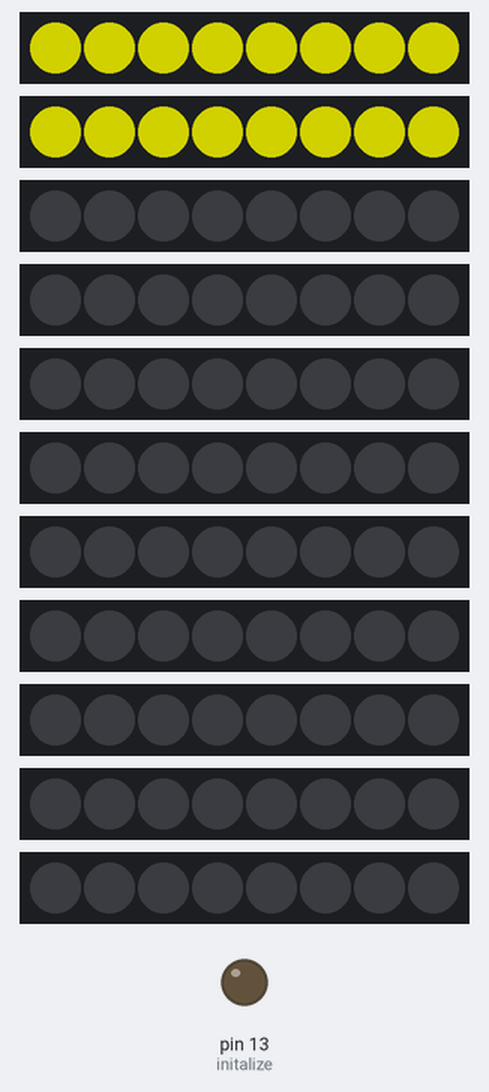
Bench run of a sketch on a simulated Arduino Uno, built with avr-gcc and run on an emulated ATmega328P. Parts: 11 × 8 RGB LEDs in strip order, left to right, output pins drawn as LEDs (lit = HIGH). Dim RGB values are drawn brighter than linear.

Above: at 0.1 s.
At 1.8 s:
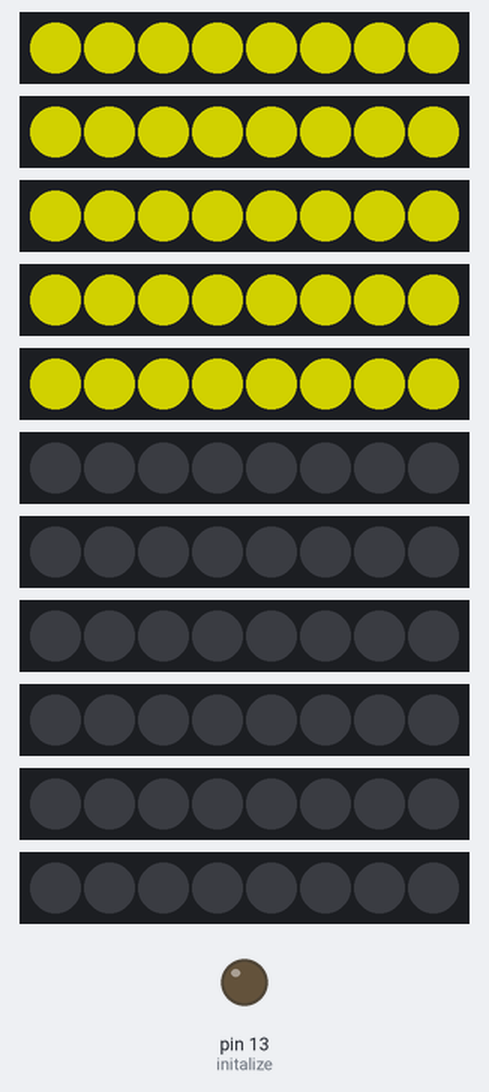
At 3.0 s:
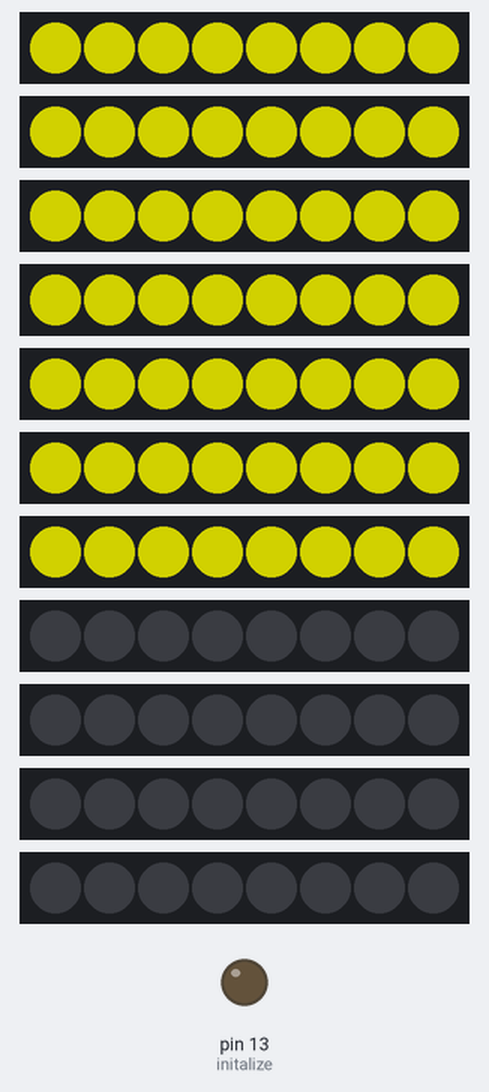
At 4.1 s:
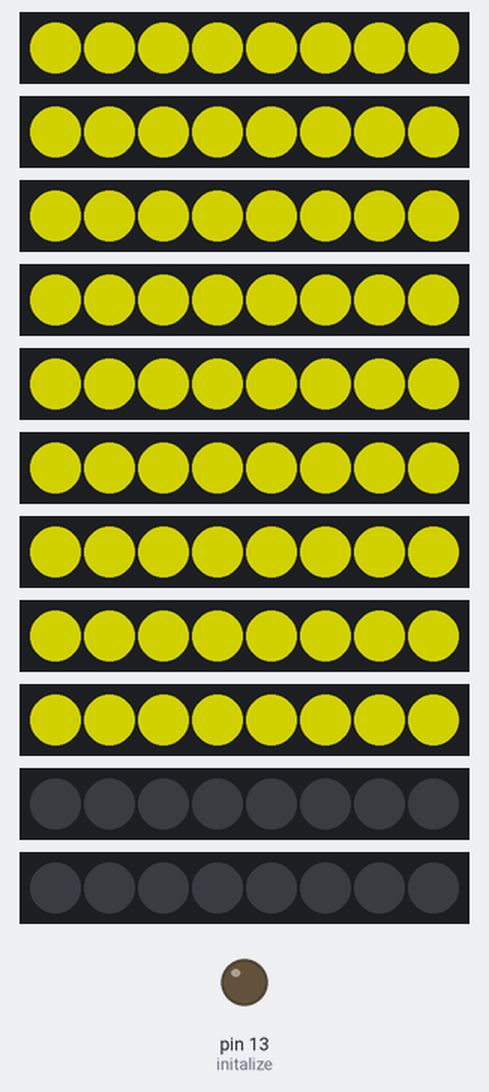
At 4.7 s:
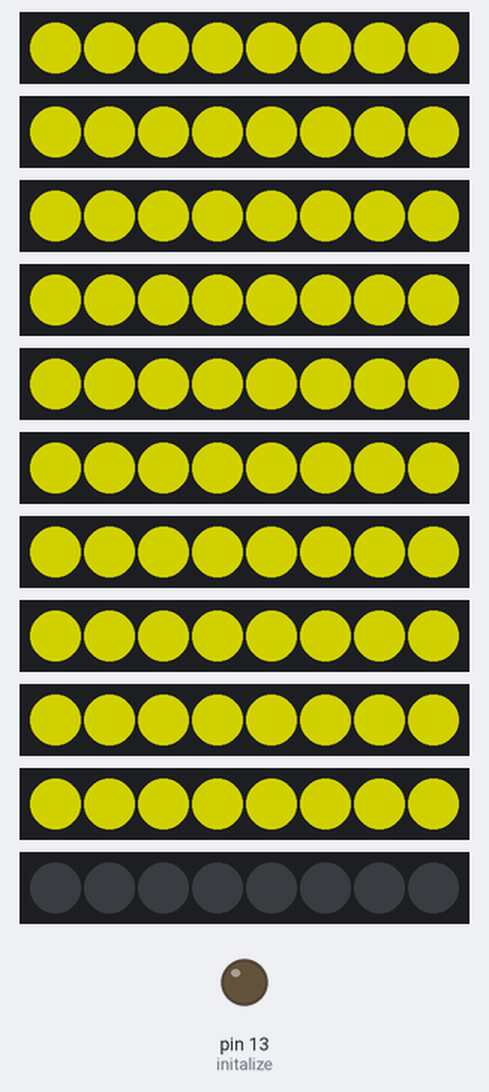
At 5.9 s:
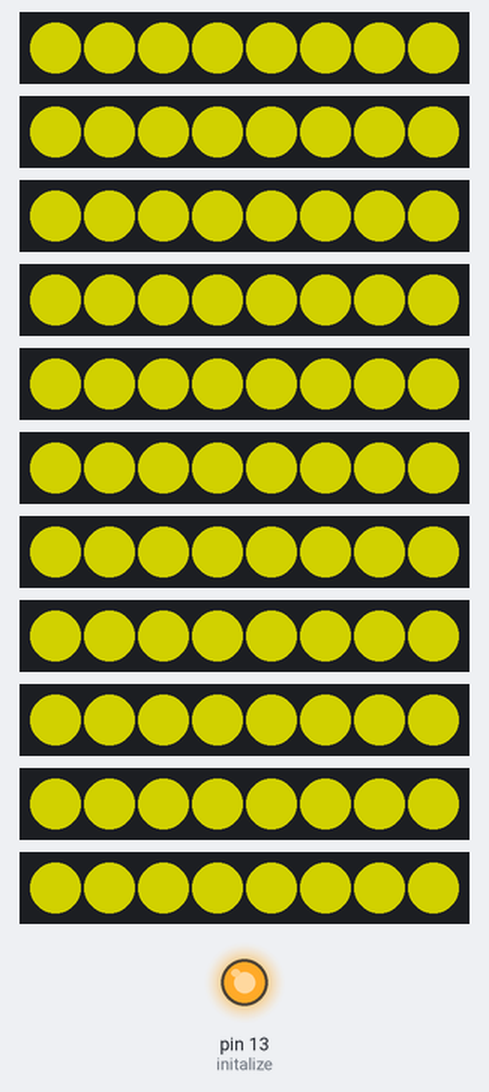

The sketch:

Solar_crg_brd_production.ino
```cpp
/* Adapted from -- MultiArrays - see https://github.com/FastLED/FastLED/wiki/Multiple-Controller-Examples
This code is the inital test for my full size Wall-E. This code is available at https://github.com/vemeT5ak and will be update as the oppertunity arises.

This code is open for anyone to use and tweak for personal use. Please don't make money off my work.

*/


#include "FastLED.h"

#define NUM_LEDS_PER_STRIP 8
CRGB yellowLeds[NUM_LEDS_PER_STRIP];
#define MAX_BRIGHTNESS 120 //This value (0-255) will set the maximum brightness. as Max brightness the
                          //Neopixels will draw 3.6 amps. Make sure your powersupply can keep up.

#define initalize 13

void setup() {


    FastLED.show(); // clear everything before we move on
    FastLED.setBrightness(MAX_BRIGHTNESS);

    FastLED.addLeds<NEOPIXEL, 11>(yellowLeds, NUM_LEDS_PER_STRIP); // This group repeats for each row during the startup sequence. the number represents the pin.
  {
  for(int i = 0; i < NUM_LEDS_PER_STRIP; i++) {
    // set our current dot to red, green, and blue
    yellowLeds[i] = CRGB::Yellow;
    FastLED.show();
  }
  }
    FastLED.addLeds<NEOPIXEL, 12>(yellowLeds, NUM_LEDS_PER_STRIP);
  {
  for(int i = 0; i < NUM_LEDS_PER_STRIP; i++) {
    // set our current dot to red, green, and blue
    yellowLeds[i] = CRGB::Yellow;
    FastLED.show();
    delay(70);
  }
  }
    // Start playing the sound as connected to the FX board via pin13
    pinMode (initalize, OUTPUT);
  digitalWrite(initalize,LOW);

    // tell FastLED there are NEOPIXEL leds on pin 2
  FastLED.addLeds<NEOPIXEL, 10>(yellowLeds, NUM_LEDS_PER_STRIP);
  {
  for(int i = 0; i < NUM_LEDS_PER_STRIP; i++) {
    // set our current dot to red, green, and blue
    yellowLeds[i] = CRGB::Yellow;
    FastLED.show();
    delay(70);
  }
  }
  FastLED.addLeds<NEOPIXEL, 9>(yellowLeds, NUM_LEDS_PER_STRIP);
  {
  for(int i = 0; i < NUM_LEDS_PER_STRIP; i++) {
    // set our current dot to red, green, and blue
    yellowLeds[i] = CRGB::Yellow;
    FastLED.show();
    delay(70);
  }
  }
  FastLED.addLeds<NEOPIXEL, 8>(yellowLeds, NUM_LEDS_PER_STRIP);
  {
  for(int i = 0; i < NUM_LEDS_PER_STRIP; i++) {
    // set our current dot to red, green, and blue
    yellowLeds[i] = CRGB::Yellow;
    FastLED.show();
    delay(70);
  }
  }
  FastLED.addLeds<NEOPIXEL, 7>(yellowLeds, NUM_LEDS_PER_STRIP);
  {
  for(int i = 0; i < NUM_LEDS_PER_STRIP; i++) {
    // set our current dot to red, green, and blue
    yellowLeds[i] = CRGB::Yellow;
    FastLED.show();
    delay(70);
  }
  }
  FastLED.addLeds<NEOPIXEL, 6>(yellowLeds, NUM_LEDS_PER_STRIP);
  {
  for(int i = 0; i < NUM_LEDS_PER_STRIP; i++) {
    // set our current dot to red, green, and blue
    yellowLeds[i] = CRGB::Yellow;
    FastLED.show();
    delay(70);
  }
  }
  FastLED.addLeds<NEOPIXEL, 5>(yellowLeds, NUM_LEDS_PER_STRIP);
  {
  for(int i = 0; i < NUM_LEDS_PER_STRIP; i++) {
    // set our current dot to red, green, and blue
    yellowLeds[i] = CRGB::Yellow;
    FastLED.show();
    delay(70);
  }
  }
  FastLED.addLeds<NEOPIXEL, 4>(yellowLeds, NUM_LEDS_PER_STRIP);
  {
  for(int i = 0; i < NUM_LEDS_PER_STRIP; i++) {
    // set our current dot to red, green, and blue
    yellowLeds[i] = CRGB::Yellow;
    FastLED.show();
    delay(70);
  }
  }
  FastLED.addLeds<NEOPIXEL, 3>(yellowLeds, NUM_LEDS_PER_STRIP);
  {
  for(int i = 0; i < NUM_LEDS_PER_STRIP; i++) {
    // set our current dot to red, green, and blue
    yellowLeds[i] = CRGB::Yellow;
    FastLED.show();
    delay(70);
  }
  }
  FastLED.addLeds<NEOPIXEL, 2>(yellowLeds, NUM_LEDS_PER_STRIP);
  {
  for(int i = 0; i < NUM_LEDS_PER_STRIP; i++) {
    // set our current dot to red, green, and blue
    yellowLeds[i] = CRGB::Yellow;
    FastLED.show();
    delay(70);
  }
  }
  // We're done with the sound board. Time to turn pin13 off
  digitalWrite(initalize,HIGH);
}

void loop(){
}
```

Measured:
- what the display in image 1 shows lasts 0.6 s, from 1.7 s to 2.3 s
